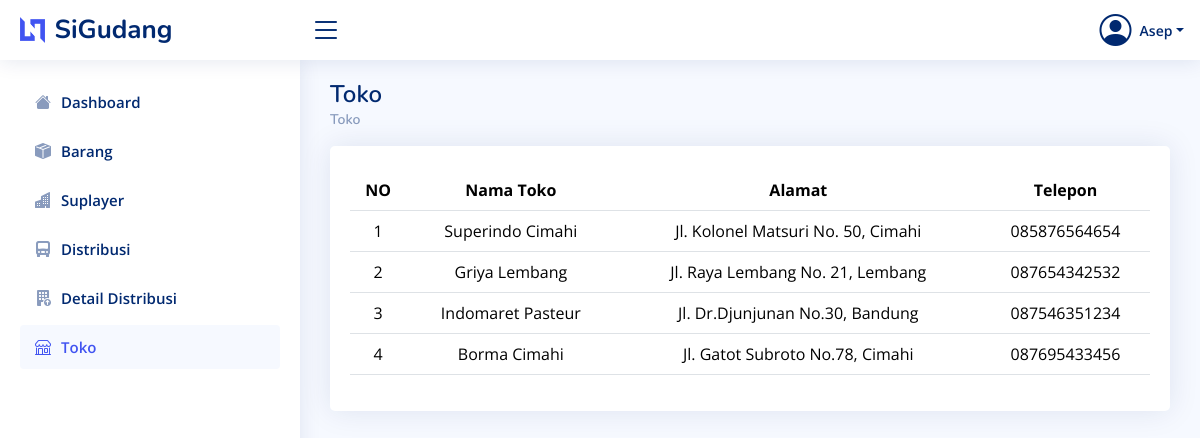
Page /Views/v_tokobarang.php (signed in) on the committed database.
### tables this page shows
CREATE TABLE `tb_toko` (
  `id_toko` int(11) NOT NULL,
  `nama_toko` varchar(100) NOT NULL,
  `alamat` text NOT NULL,
  `telepon` varchar(12) NOT NULL
);

### Config/Koneksi.php (called while the page is built, shortened)
<?php
class Koneksi
{
  private $host = "localhost";
  private $user = "root";
  private $pass = "";
  private $db = "sigudang";
  public function __construct()
  {
    $this->conn = new mysqli($this->host, $this->user, $this->pass, $this->db);
  }
}

### Controllers/c_toko.php (called while the page is built)
<?php
require_once '../Models/m_toko.php';
class TokoController
{
  public function getDataToko()
  {
    $toko = new Toko();
    $toko_barang = $toko->getAllToko();
    return $toko_barang;
  }
}

### Models/m_toko.php (called while the page is built, shortened)
<?php
require_once '../Config/Koneksi.php';
class Toko
{
  private $db;
  public function __construct()
  {
    $this->db = new Koneksi();
  }
  public function getAllToko()
  {
    $query = "SELECT * FROM tb_toko";
    $result = $this->db->conn->query($query);
    return $result->fetch_all(MYSQLI_ASSOC);
  }
}

### Views/v_tokobarang.php (the view, shortened to what this page needs)
<?php
include_once "./Layouts/header.php";
include_once "./Layouts/sidebar.php";
require_once "../Controllers/c_toko.php";
$tokoController = new TokoController();
$toko_barang = $tokoController->getDataToko();
?>
<main id="main" class="main">
  <div class="pagetitle">
    <h1>Toko</h1>
    <nav>
      <ol class="breadcrumb">
        <li class="breadcrumb-item"><a href="">Toko</a></li>
      </ol>
    </nav>
  </div>
  <section class="section">
    <div class="row">
      <div class="col-lg-12">
        <div class="card">
          <div class="card-body">
            <table class="table mt-4">
              <thead>
                <tr>
                  <th class="text-center">NO</th>
                  <th class="text-center">Nama Toko</th>
                  <th class="text-center">Alamat</th>
                  <th class="text-center">Telepon</th>
                </tr>
              </thead>
              <?php $no = 1; ?>
              <tbody>
                <?php if (!empty($toko_barang)): ?>
                  <?php foreach ($toko_barang as $toko) : ?>
                    <tr>
                      <td class="text-center"><?= $no++; ?></td>
                      <td class="text-center"><?= htmlspecialchars($toko['nama_toko']) ?></td>
                      <td class="text-center"><?= htmlspecialchars($toko['alamat']) ?></td>
                      <td class="text-center"><?= htmlspecialchars($toko['telepon']) ?></td>
                    </tr>
                  <?php endforeach; ?>
                <?php else: ?>
                  <tr>
                    <td colspan="7" class="text-center">Tidak Ada Data Toko.</td>
                  </tr>
                <?php endif; ?>
              </tbody>
            </table>
          </div>
        </div>
      </div>
    </div>
  </section>
</main>
<?php
include_once "./Layouts/footer.php";
?>

### assets/css/style.css (style rules this page uses)
:root { scroll-behavior: smooth; }
body { font-family: "Open Sans", sans-serif; background: #f6f9ff; color: #444444; }
a { color: #4154f1; text-decoration: none; }
h1, h2, h3, h4, h5, h6 { font-family: "Nunito", sans-serif; }
#main { margin-top: 60px; padding: 20px 30px; transition: all 0.3s; }
.pagetitle { margin-bottom: 10px; }
.pagetitle h1 { font-size: 24px; margin-bottom: 0; font-weight: 600; color: #012970; }
.card { margin-bottom: 30px; border: none; border-radius: 5px; box-shadow: 0px 0 30px rgba(1, 41, 112, 0.1); }
.card-body { padding: 0 20px 20px 20px; }
.breadcrumb { font-size: 14px; font-family: "Nunito", sans-serif; color: #899bbd; font-weight: 600; }
.breadcrumb a { color: #899bbd; transition: 0.3s; }
.breadcrumb .breadcrumb-item::before { color: #899bbd; }
@media (min-width: 1200px) { #main, #footer { margin-left: 300px; } }

### rows in the picture
tb_toko: nama_toko "Superindo Cimahi", alamat "Jl. Kolonel Matsuri No. 50, Cimahi", telepon "085876564654"
tb_toko: nama_toko "Griya Lembang", alamat "Jl. Raya Lembang No. 21, Lembang", telepon "087654342532"
tb_toko: nama_toko "Indomaret Pasteur", alamat "Jl. Dr.Djunjunan No.30, Bandung", telepon "087546351234"
tb_toko: nama_toko "Borma Cimahi", alamat "Jl. Gatot Subroto No.78, Cimahi", telepon "087695433456"

### other values in the picture
$username "Asep"
